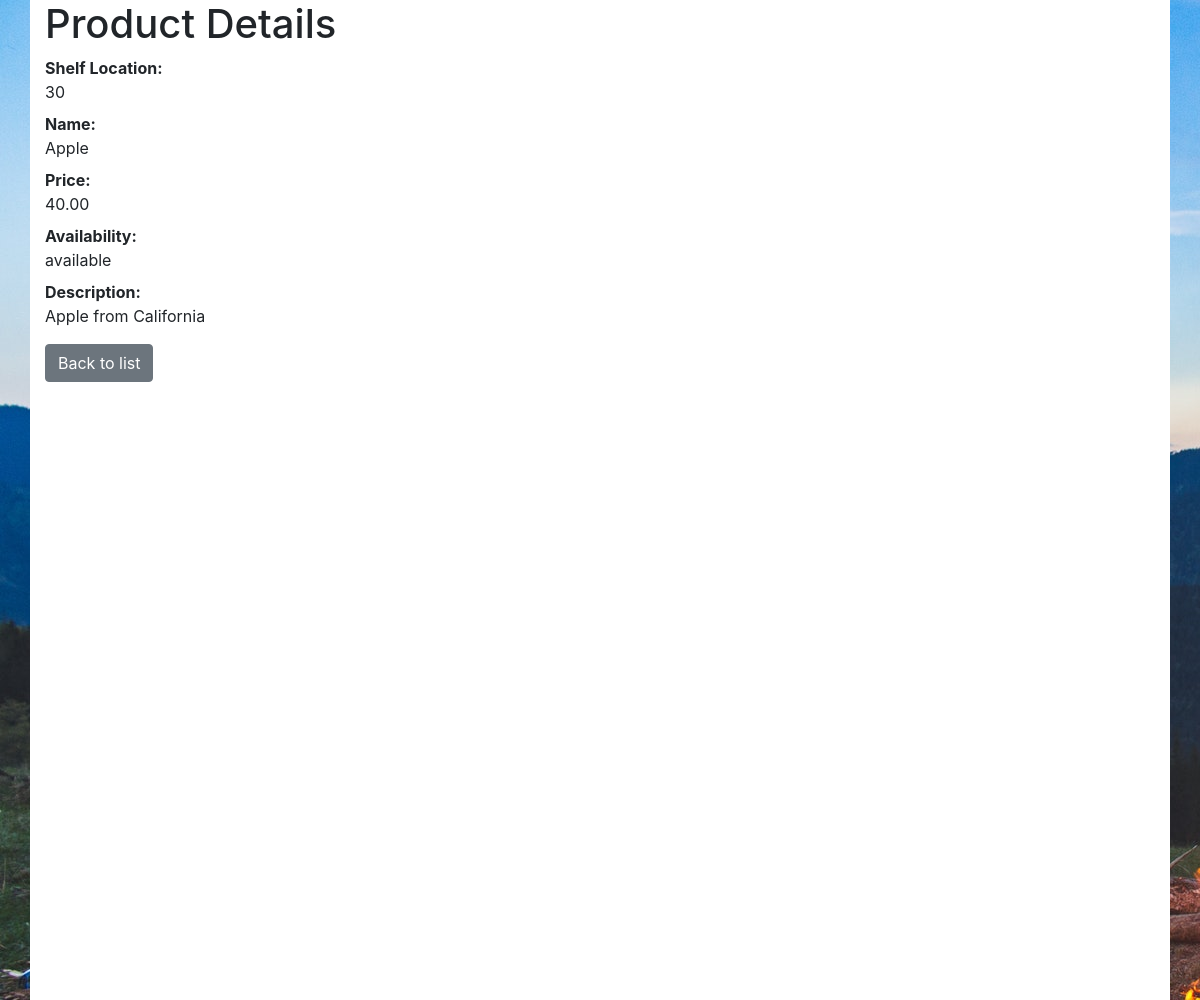
Page /product/detail/2 on the committed database.
### tables this page shows
CREATE TABLE `product` (
  `product_id` int(11) NOT NULL,
  `inventory_id` int(11) NOT NULL,
  `name` varchar(50) NOT NULL,
  `price` decimal(7,2) NOT NULL,
  `description` text NOT NULL,
  `availability` enum('available','not available') NOT NULL
);

CREATE TABLE `inventory` (
  `inventory_id` int(11) NOT NULL,
  `qty` int(11) NOT NULL,
  `shelf_location` varchar(50) NOT NULL
);

### app/controllers/ProductController.php (called while the page is built, shortened)
<?php
	class ProductController extends Controller{
		public function detail($product_id){
			$theProduct = $this->model('Product')->find($product_id);
			$this->view('product/detail', $theProduct);
		}
	}
?>

### app/core/App.php (called while the page is built, shortened)
<?php
class App{
	var $method = 'index';
	public function __construct(){
		$url = $this->parseURL();
		if(isset($url[0]) && file_exists('app/controllers/'. $url[0]. 'Controller.php')) {
			unset($url[0]);
		}
		$this->controller = new $this->controller();
		if(isset($url[1]) && method_exists($this->controller, $url[1])){
			$this->method = $url[1];
			unset($url[1]);
		}
		$this->params = $url ? array_values($url) : [];
		call_user_func_array([$this->controller, $this->method], $this->params);
	}
	private function parseURL(){
		if(isset($_GET['url'])) {
			return explode('/', filter_var(rtrim($_GET['url'],'/'), FILTER_SANITIZE_URL));
		}
	}
}
?>

### index.php (called while the page is built, shortened)
<?php
	new App();
?>

### app/models/Product.php (called while the page is built, shortened)
<?php
	class Product extends Model{
		public function find($product_id){
			$SQL = 'SELECT * FROM Product INNER JOIN inventory ON Product.inventory_id = inventory.inventory_id WHERE product_id = :product_id';
			$stmt = self::$_connection->prepare($SQL);
			$stmt->execute(['product_id'=>$product_id]);
			$stmt->setFetchMode(PDO::FETCH_CLASS, 'Product');
			return $stmt->fetch();
		}
	}
?>

### app/core/Model.php (called while the page is built, shortened)
<?php
	class Model{
		public function __construct(){
			$host = 'localhost';
			$dbname = 'camping';
			$user = 'camping_user';
			$password = 'tjAOLl7NQlvOtES9';
		}
	}
?>

### app/views/product/detail.php (the view, shortened to what this page needs)
<!DOCTYPE html>
<!doctype html>
<html lang="en">
  <head>
    <link rel="stylesheet" href="https://stackpath.bootstrapcdn.com/bootstrap/4.4.1/css/bootstrap.min.css">
  </head>
  <body>
    <div style="background-image: url('../../images/camp6.jpg');height: 1000px;">
    <div class='container' style="height: 1000px; background-color: white; ">
    <h1>Product Details</h1>
    	<dl>
    		<dt>Shelf Location:</dt>
            <dd><?=$data->shelf_location ?></dd>
            <dt>Name:</dt>
            <dd><?=$data->name ?></dd>
            <dt>Price:</dt>
            <dd><?=$data->price ?></dd>
    		<dt>Availability:</dt>
            <dd><?=$data->availability ?></dd>
            <dt>Description:</dt>
            <dd><?=$data->description ?></dd>
        </dl>
		<a href="/Camping/product/index" class="btn btn-secondary">Back to list</a>
    </div>
</div>
  </body>
</html>

### rows in the picture
product: inventory.shelf_location "30", name "Apple", price "40.00", availability "available", description "Apple from California"
